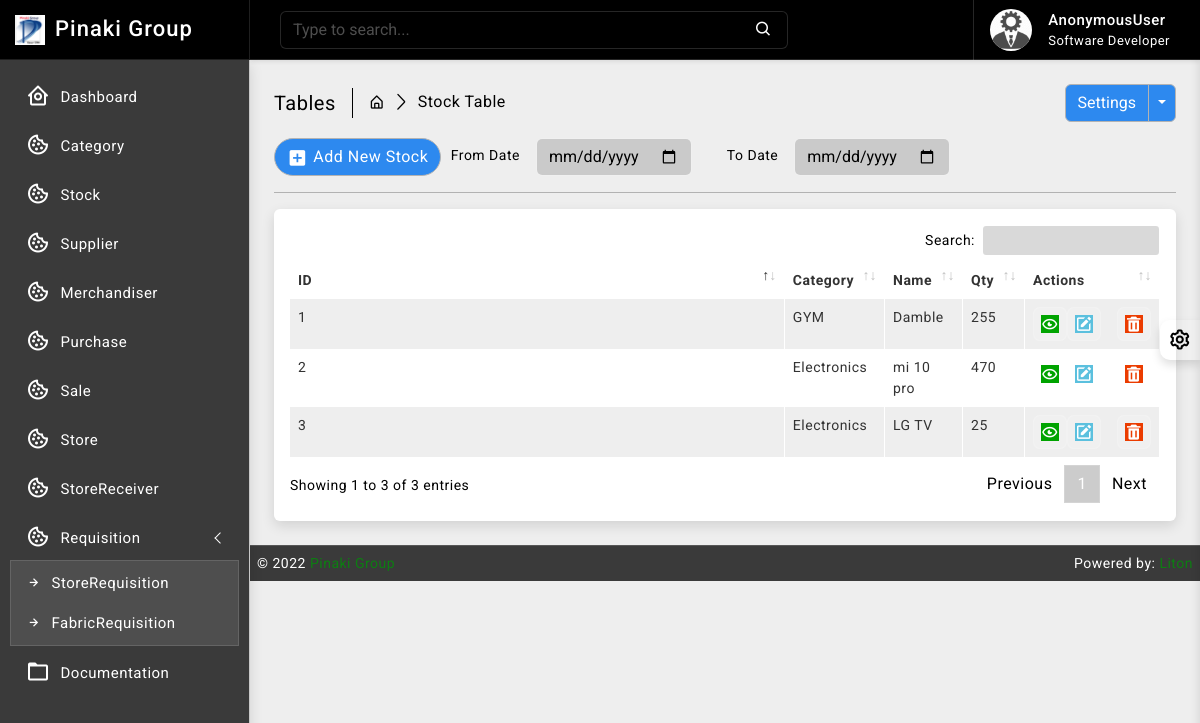
Page /stock/ on the earlier database version.
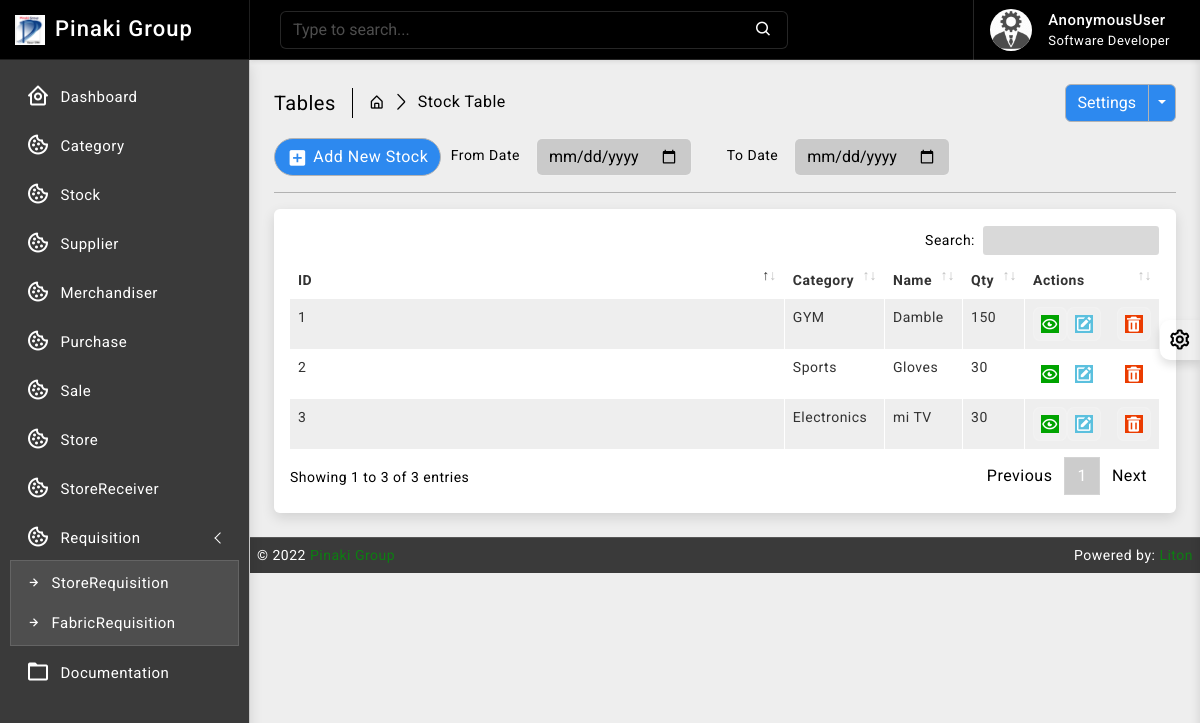
Same page on the later database version.
### stock/models.py (models this page shows, shortened)
class Stock(models.Model):
    id = models.AutoField(primary_key=True)
    category = models.ForeignKey(Category, on_delete=models.CASCADE, blank=False)
    name = models.CharField(max_length=30, unique=True)
    quantity = models.IntegerField(default=1)
    is_deleted = models.BooleanField(default=False)

### category/models.py (models this page shows)
class Category(models.Model):
    id = models.AutoField(primary_key=True)
    name = models.CharField(max_length=64, null=True, unique=True, blank=True)
    created_at = models.DateTimeField(auto_now_add=True, auto_now=False)
    updated_at = models.DateTimeField(auto_now_add=False, auto_now=True)
    def __str__(self):
        return self.name

### stock/views.py (the view)
# urls.py: path('', views.StockListView.as_view(), name='stock_read'),
class StockListView(ListView):
    model = Stock
    template_name = 'stock/read.html'
    context_object_name = 'stocks'
    paginate_by = 10

### templates/stock/read.html (shortened to what this page needs)
{% extends 'base/base.html' %}
{% block body %}
{% load static %}
		<div class="page-wrapper">
			<div class="page-content">
				<div class="page-breadcrumb d-none d-sm-flex align-items-center mb-3">
					<div class="breadcrumb-title pe-3">Tables</div>
					<div class="ps-3">
						<nav aria-label="breadcrumb">
							<ol class="breadcrumb mb-0 p-0">
								<li class="breadcrumb-item"><a href="#"><i class="bx bx-home-alt"></i></a>
								</li>
								<li class="breadcrumb-item active" aria-current="page">Stock Table</li>
							</ol>
						</nav>
					</div>
					<div class="ms-auto">
						<div class="btn-group">
							<button type="button" class="btn btn-light">Settings</button>
							<button type="button" class="btn btn-light dropdown-toggle dropdown-toggle-split" data-bs-toggle="dropdown">	<span class="visually-hidden">Toggle Dropdown</span>
							</button>
						</div>
					</div>
				</div>
				<div class="col-md-9">
					<form class="float-md-end" method="POST">
						<div class="row row-cols-md-auto g-lg-3">
							<label for="fromdate" class="col-md-2 col-form-label text-md-end">From Date</label>
							<div class="col-md-4">
								<input type="date" name= "fromdate" class="form-control" id="fromdate">
							</div>
							<label for="todate" class="col-md-2 col-form-label text-md-end">To Date</label>
							<div class="col-md-4">
								<input type="date" name= "todate" class="form-control" id="todate">
							</div>
						</div>
					</form>
				</div>
                <div class="ms-auto"><a href="/stock/new/" class="btn btn-light radius-30 mt-2 mt-lg-0"><i class="bx bxs-plus-square"></i>Add New Stock</a></div>
				<hr/>
				<div class="card">
					<div class="card-body">
						<div class="table-responsive">
							<table id="example2" class="table table-striped table-bordered">
								<thead>
									<tr>
										<th>ID</th>
										<th>Category</th>
										<th>Name</th>
                                        <th>Qty</th>
										<th>Actions</th>
									</tr>
								</thead>
								<tbody>
									{% for data in stocks %}
									<tr>
									   <td>{{ data.id }}</td>
									   <td>{{ data.category }}</td>
									   <td>{{ data.name }}</td>
                                       <td>{{ data.quantity }}</td>
									   <td class="center">
										<div class="d-flex order-actions">
											<a class="" href="#">
												<i class="fadeIn animated bx bx-show-alt"></i>
											</a>
											<a class="" href="{% url 'stock_update' data.id %}">
												<i class='bx bxs-edit'></i>
											</a>
											<a class="ms-3" href="{% url 'stock_delete' data.id %}" onclick="return confirm('Are you sure?');">
												<i class='bx bxs-trash'></i>
											</a>
										</div>
									   </td>
									</tr>
								 {% endfor %}
								</tbody>
							</table>
						</div>
					</div>
				</div>
			</div>
		</div>
{% endblock body %}

Differences in the rows shown:
changed Stock "Damble": quantity "255" → "150"
changed Stock id 2: category "Electronics" → "Sports"; name "mi 10 pro" → "Gloves"; quantity "470" → "30"
changed Stock "Electronics": name "LG TV" → "mi TV"; quantity "25" → "30"
